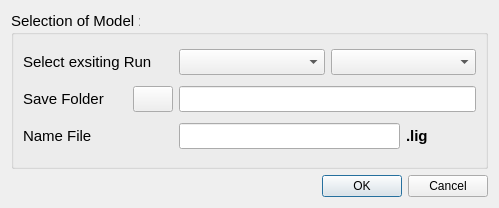
<?xml version="1.0" encoding="UTF-8"?>
<ui version="4.0">
 <class>export_lig</class>
 <widget class="QWidget" name="export_lig">
  <property name="geometry">
   <rect>
    <x>0</x>
    <y>0</y>
    <width>499</width>
    <height>208</height>
   </rect>
  </property>
  <property name="windowTitle">
   <string>Form</string>
  </property>
  <layout class="QGridLayout" name="gridLayout">
   <item row="2" column="0">
    <widget class="QGroupBox" name="gb_init">
     <property name="font">
      <font>
       <pointsize>11</pointsize>
      </font>
     </property>
     <property name="title">
      <string>Selection of Model :</string>
     </property>
     <layout class="QGridLayout" name="gridLayout_2">
      <item row="0" column="4" colspan="2">
       <widget class="QComboBox" name="cb_init_scen"/>
      </item>
      <item row="2" column="0">
       <widget class="QLabel" name="label">
        <property name="font">
         <font>
          <pointsize>11</pointsize>
         </font>
        </property>
        <property name="text">
         <string>Save Folder </string>
        </property>
       </widget>
      </item>
      <item row="0" column="2" colspan="2">
       <widget class="QComboBox" name="cb_init_run"/>
      </item>
      <item row="3" column="5">
       <widget class="QLabel" name="expo">
        <property name="font">
         <font>
          <pointsize>11</pointsize>
          <weight>75</weight>
          <bold>true</bold>
         </font>
        </property>
        <property name="text">
         <string>.lig</string>
        </property>
       </widget>
      </item>
      <item row="0" column="0" colspan="2">
       <widget class="QLabel" name="label_init_cas">
        <property name="minimumSize">
         <size>
          <width>150</width>
          <height>0</height>
         </size>
        </property>
        <property name="font">
         <font>
          <pointsize>11</pointsize>
         </font>
        </property>
        <property name="text">
         <string>Select exsiting Run</string>
        </property>
       </widget>
      </item>
      <item row="2" column="1">
       <widget class="QPushButton" name="bt_rep">
        <property name="maximumSize">
         <size>
          <width>40</width>
          <height>40</height>
         </size>
        </property>
        <property name="text">
         <string/>
        </property>
        <property name="icon">
         <iconset resource="../resources.qrc">
          <normaloff>:/plugins/Mascaret/icones/repSav.png</normaloff>:/plugins/Mascaret/icones/repSav.png</iconset>
        </property>
        <property name="iconSize">
         <size>
          <width>30</width>
          <height>30</height>
         </size>
        </property>
       </widget>
      </item>
      <item row="3" column="2" colspan="3">
       <widget class="QLineEdit" name="lname_export"/>
      </item>
      <item row="3" column="0" colspan="2">
       <widget class="QLabel" name="label_3">
        <property name="font">
         <font>
          <pointsize>11</pointsize>
         </font>
        </property>
        <property name="text">
         <string>Name File</string>
        </property>
       </widget>
      </item>
      <item row="2" column="2" colspan="4">
       <widget class="QLineEdit" name="txt_rep">
        <property name="readOnly">
         <bool>true</bool>
        </property>
       </widget>
      </item>
     </layout>
    </widget>
   </item>
   <item row="3" column="0">
    <widget class="QDialogButtonBox" name="bt_ok">
     <property name="standardButtons">
      <set>QDialogButtonBox::Cancel|QDialogButtonBox::Ok</set>
     </property>
    </widget>
   </item>
  </layout>
 </widget>
 <resources>
  <include location="../resources.qrc"/>
 </resources>
 <connections/>
</ui>
